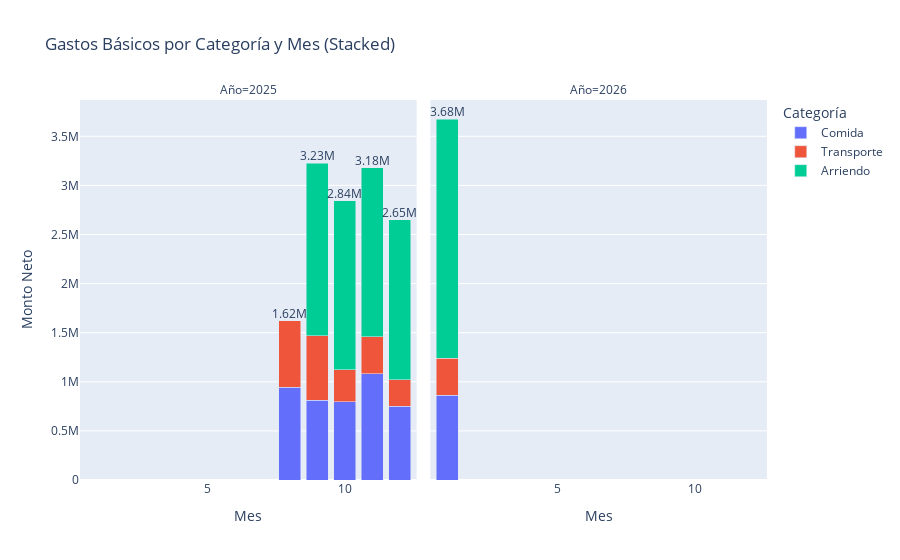

Notebook cell for this chart:
### Code cell
plot_basic_expenses(df_processed)

### Figure 1 — Plotly figure (JSON) as saved in the notebook; plotly's stock layout.template omitted (floating-point values rounded to 4 significant figures)
{"data": [{"hovertemplate": "Categoría=Comida<br>Año=2025<br>Mes=%{x}<br>Monto Neto=%{y}<extra></extra>", "legendgroup": "Comida", "marker": {"color": "#636efa", "pattern": {"shape": ""}}, "name": "Comida", "orientation": "v", "showlegend": true, "textposition": "auto", "type": "bar", "x": [8, 9, 10, 11, 12], "xaxis": "x", "y": [943500.0, 812700.0, 798900.0, 1084000.0, 752100.0], "yaxis": "y"}, {"hovertemplate": "Categoría=Comida<br>Año=2026<br>Mes=%{x}<br>Monto Neto=%{y}<extra></extra>", "legendgroup": "Comida", "marker": {"color": "#636efa", "pattern": {"shape": ""}}, "name": "Comida", "orientation": "v", "showlegend": false, "textposition": "auto", "type": "bar", "x": [1], "xaxis": "x2", "y": [861500.0], "yaxis": "y2"}, {"hovertemplate": "Categoría=Transporte<br>Año=2025<br>Mes=%{x}<br>Monto Neto=%{y}<extra></extra>", "legendgroup": "Transporte", "marker": {"color": "#EF553B", "pattern": {"shape": ""}}, "name": "Transporte", "orientation": "v", "showlegend": true, "textposition": "auto", "type": "bar", "x": [8, 9, 10, 11, 12], "xaxis": "x", "y": [680000.0, 654700.0, 326400.0, 376000.0, 270300.0], "yaxis": "y"}, {"hovertemplate": "Categoría=Transporte<br>Año=2026<br>Mes=%{x}<br>Monto Neto=%{y}<extra></extra>", "legendgroup": "Transporte", "marker": {"color": "#EF553B", "pattern": {"shape": ""}}, "name": "Transporte", "orientation": "v", "showlegend": false, "textposition": "auto", "type": "bar", "x": [1], "xaxis": "x2", "y": [376300.0], "yaxis": "y2"}, {"hovertemplate": "Categoría=Arriendo<br>Año=2025<br>Mes=%{x}<br>Monto Neto=%{y}<extra></extra>", "legendgroup": "Arriendo", "marker": {"color": "#00cc96", "pattern": {"shape": ""}}, "name": "Arriendo", "orientation": "v", "showlegend": true, "textposition": "auto", "type": "bar", "x": [9, 10, 11, 12], "xaxis": "x", "y": [1760000.0, 1720000.0, 1718000.0, 1629000.0], "yaxis": "y"}, {"hovertemplate": "Categoría=Arriendo<br>Año=2026<br>Mes=%{x}<br>Monto Neto=%{y}<extra></extra>", "legendgroup": "Arriendo", "marker": {"color": "#00cc96", "pattern": {"shape": ""}}, "name": "Arriendo", "orientation": "v", "showlegend": false, "textposition": "auto", "type": "bar", "x": [1], "xaxis": "x2", "y": [2439000.0], "yaxis": "y2"}, {"mode": "text", "name": "Total 2025", "showlegend": false, "text": ["1.62M", "3.23M", "2.84M", "3.18M", "2.65M"], "textposition": "top center", "type": "scatter", "x": [8, 9, 10, 11, 12], "xaxis": "x", "y": [1624000.0, 3227000.0, 2845000.0, 3178000.0, 2652000.0], "yaxis": "y"}, {"mode": "text", "name": "Total 2026", "showlegend": false, "text": ["3.68M"], "textposition": "top center", "type": "scatter", "x": [1], "xaxis": "x2", "y": [3676000.0], "yaxis": "y2"}], "layout": {"annotations": [{"font": {}, "showarrow": false, "text": "Año=2025", "x": 0.245, "xanchor": "center", "xref": "paper", "y": 1, "yanchor": "bottom", "yref": "paper"}, {"font": {}, "showarrow": false, "text": "Año=2026", "x": 0.755, "xanchor": "center", "xref": "paper", "y": 1, "yanchor": "bottom", "yref": "paper"}], "barmode": "stack", "legend": {"title": {"text": "Categoría"}, "tracegroupgap": 0}, "title": {"text": "Gastos Básicos por Categoría y Mes (Stacked)"}, "xaxis": {"anchor": "y", "domain": [0, 0.49], "title": {"text": "Mes"}}, "xaxis2": {"anchor": "y2", "domain": [0.51, 1], "matches": "x", "title": {"text": "Mes"}}, "yaxis": {"anchor": "x", "domain": [0, 1], "title": {"text": "Monto Neto"}}, "yaxis2": {"anchor": "x2", "domain": [0, 1], "matches": "y", "showticklabels": false}}}
